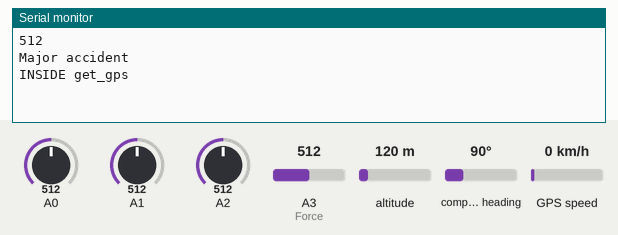
Recording of a sketch running on a simulated Arduino Uno, built with avr-gcc and run on an emulated ATmega328P. Shown: the last lines printed to the serial monitor. The inputs (shaded band) are chosen by the test bench; at power-on: A0 = 512, A1 = 512, A2 = 512, A3 (Force) = 512, altitude 120 m, compass heading 90°, GPS speed 0 km/h. The GPS gets a fix after 3 s at 37.7749, -122.4194 with 8 satellites; the modem accepts every AT command (registered, SIM ready, sends succeed) and sends nothing else.

Above: at 2.2 s.
2.3 s: A0 set to 411
At 3.9 s:
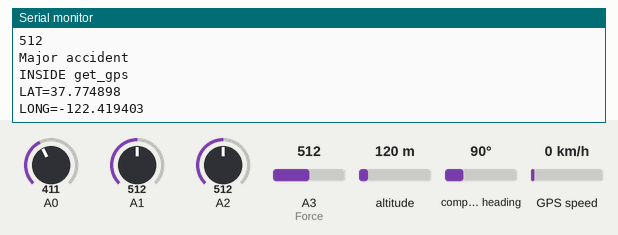
4.5 s: A0 set to 438
At 6.4 s:
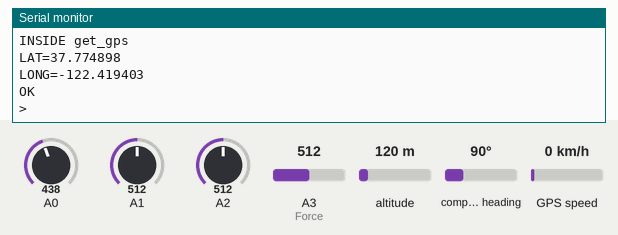

Measured:
- the behaviour switches between 421 and 422 on A0 (found by bisection; images 1 and 2)

The sketch:

M0126_Final.ino
```cpp
#include <SoftwareSerial.h>
#include <TinyGPS++.h>
String textMessage;
#include <Wire.h>
#include <avr/wdt.h>

float a[2];
#define RXPin 7 //gps
#define TXPin 6 //gps
SoftwareSerial gpsSerial(RXPin, TXPin); //RX,TX
SoftwareSerial SIM900(5, 4); //gsm
#define Force A3
TinyGPSPlus gps;

float longitude;
float lattitude;
const int buttonPin = 8;
unsigned long buttonPressStartTime = 0;
bool countdownActive = false;
int b;
bool x = true;
unsigned long startTime;
const unsigned long waitTime = 3000;
const int xInput = A0;
const int yInput = A1;
const int zInput = A2;
int RawMin = 0;
int RawMax = 1023;
const int sampleSize = 10;
bool q = true;
void setup() {
  Serial.begin(9600);
  gpsSerial.begin(9600);
  SIM900.begin(9600);
  delay(1000);
  SIM900.println("AT");
  SIM900.println("AT+CMGF=1");
  pinMode(buttonPin, INPUT);

  //analogReference(EXTERNAL);
}

void loop() {
  b = analogRead(Force);
  Serial.println(b);
  if (b == 1)
  {
    Serial.println("Minor accident");
    if (waitForButtonPress()) {
      button();

    } else {
      *get_gps();
      smss();
      delay(1000);

    }
  }
  else if ( b > 1)
  {
    Serial.println("Major accident");
    *get_gps();
    sms();
    delay(1000);
  }
  delay(100);
  Adxl();
}

float *get_gps()
{
  gpsSerial.listen();
  Serial.println("INSIDE get_gps");
  while (1) {
    while (gpsSerial.available() > 0) {
      gps.encode(gpsSerial.read());
    }
    if (gps.location.isUpdated()) {
      Serial.print("LAT=");
      Serial.println(gps.location.lat(), 6);
      Serial.print("LONG=");
      Serial.println(gps.location.lng(), 6);
      lattitude = gps.location.lat();
      longitude = gps.location.lng();
      break;
    }
  }
  return a;
}

void button()
{
  if (digitalRead(buttonPin) == HIGH) {
    if (!countdownActive) {
      countdownActive = true;
      buttonPressStartTime = millis();
      Serial.println("Countdown started!");
    }

    unsigned long elapsedTime = millis() - buttonPressStartTime;

    if (elapsedTime < 10000) {
      Serial.print("Elapsed Time: ");
      Serial.print(elapsedTime / 1000);
      Serial.println(" seconds");
      wdt_enable(WDTO_15MS);
      while (1) {}
    } else {
      Serial.println("10 seconds completed!");
      countdownActive = false;
    }
  } else {
    if (x == true)
    {
      *get_gps();
      sms();
    }
    x == false;
    countdownActive = false;
  }
  delay(1000);
}
void sms() {
  delay(1000);
  sendATCommand("AT+CMGF=1");
  sendATCommand("AT+CMGS=\"+917798229767\""); // Replace +1234567890 with the recipient's phone number
  delay(1000);
  SIM900.print("Major Accident Detected\n");
  SIM900.print("Latitude: ");
  delay(500);
  SIM900.print((gps.location.lat()));
  SIM900.print("\n");
  SIM900.print("Longitude: ");
  SIM900.print((gps.location.lng()));
  delay(100);
  SIM900.write(26);
  delay(1000);
  Serial.println("SMS Sent.");
}
void smss() {
  delay(1000);
  sendATCommand("AT+CMGF=1");
  sendATCommand("AT+CMGS=\"+917798229767\""); // Replace +1234567890 with the recipient's phone number
  delay(1000);
  SIM900.print("Minor Accident Detected\n");
  SIM900.print("Latitude: ");
  delay(500);
  SIM900.print((gps.location.lat()));
  SIM900.print("\n");
  SIM900.print("Longitude: ");
  SIM900.print((gps.location.lng()));
  delay(100);
  SIM900.write(26);
  delay(1000);
  Serial.println("SMS Sent.");
}


void sendATCommand(String command) {
  SIM900.println(command);
  delay(500);
  while (SIM900.available()) {
    Serial.write(SIM900.read());
  }
  Serial.println();
}
bool waitForButtonPress() {
  startTime = millis();
  while ((millis() - startTime) < waitTime) {
    if (digitalRead(buttonPin) == HIGH) {
      return true;
    }
  }
  return false;
}
void Adxl()
{
  b = analogRead(Force);
  int xRaw = ReadAxis(xInput);
  int yRaw = ReadAxis(yInput);
  int zRaw = ReadAxis(zInput);

  // Convert raw values to 'milli-Gs"
  long xScaled = map(xRaw, RawMin, RawMax, -3000, 3000);
  long yScaled = map(yRaw, RawMin, RawMax, -3000, 3000);
  long zScaled = map(zRaw, RawMin, RawMax, -3000, 3000);

  // re-scale to fractional Gs
  float xAccel = xScaled / 1000.0;
  float yAccel = yScaled / 1000.0;
  float zAccel = zScaled / 1000.0;

  Serial.print("X, Y, Z  :: ");
  Serial.print(xRaw);
  Serial.print(", ");
  Serial.print(yRaw);
  Serial.print(", ");
  Serial.print(zRaw);
  Serial.print(" :: ");
  Serial.print(xAccel, 0);
  Serial.print("G, ");
  Serial.print(yAccel, 0);
  Serial.print("G, ");
  Serial.print(zAccel, 0);
  Serial.println("G");

  delay(200);
  if (xRaw < 290 && yRaw > 350 && zRaw < 361)
  {
    Serial.println("Left");
    if (q == true)
    {
      *get_gps();
     sms_tilt();
     //sms();
      q = false;
    }
  }
  if (xRaw > 421 && yRaw > 340 && zRaw > 326)
  {
    Serial.println("Right");
    if (q == true)
    {
      *get_gps();
      sms_tilt();
      //sms();
      q = false;
    }
  }
}
// Take samples and return the average
int ReadAxis(int axisPin)
{
  long reading = 0;
  analogRead(axisPin);
  delay(1);
  for (int i = 0; i < sampleSize; i++)
  {
    reading += analogRead(axisPin);
  }
  return reading / sampleSize;
}
void sms_tilt() {
  delay(1000);
  sendATCommand("AT+CMGF=1");
  sendATCommand("AT+CMGS=\"+917798229767\""); // Replace +1234567890 with the recipient's phone number
  delay(1000);
  SIM900.print("Car Tilted, Accident Detected\n");
  SIM900.print("Latitude: ");
  delay(500);
  SIM900.print((gps.location.lat()));
  SIM900.print("\n");
  SIM900.print("Longitude: ");
  SIM900.print((gps.location.lng()));
  delay(100);
  SIM900.write(26);
  delay(1000);
  Serial.println("SMS Sent.");
}
```
